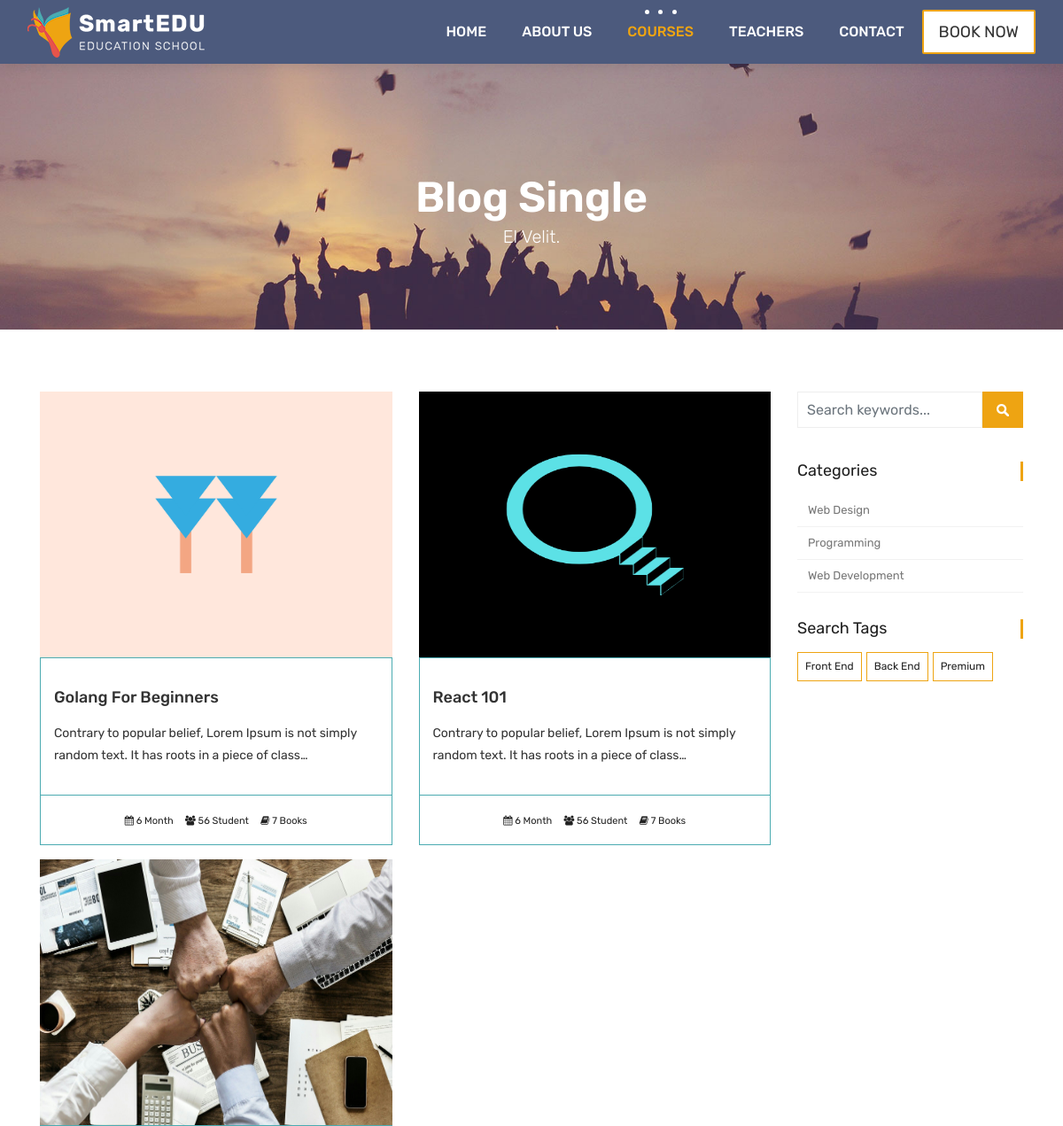
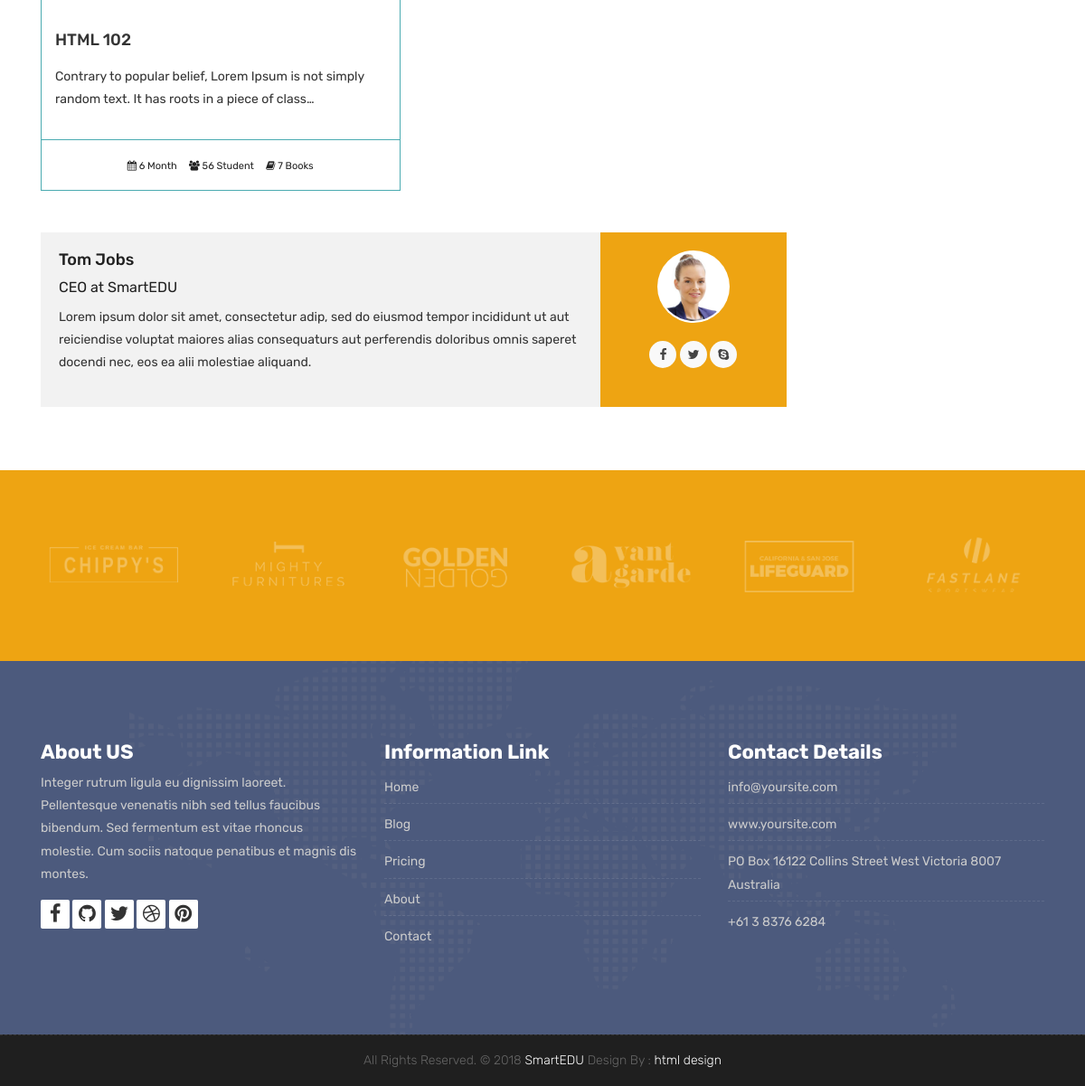
Page /courses/ on the committed database (2 pictures, top to bottom).
### courses/models.py (models this page shows, shortened)
class Course(models.Model):
    teacher = models.ForeignKey(Teacher, null=True, on_delete=models.CASCADE)
    name = models.CharField(max_length=200, unique=True)
    category = models.ForeignKey(Category, null=True, on_delete=models.DO_NOTHING)
    tags = models.ManyToManyField(Tag, blank=True, null=True)
    description = models.TextField(blank=True, null=True)
    image = models.ImageField(upload_to='courses/%Y/%m/%d/', default='courses/default_course_image.jpg')
    date = models.DateTimeField(auto_now=True)
    available = models.BooleanField(default=True)

class Category(models.Model):
    name = models.CharField(max_length=50, null=True)
    slug = models.SlugField(max_length=50, unique=True, null=True)

class Tag(models.Model):
    name = models.CharField(max_length=50, null=True)
    slug = models.SlugField(max_length=50, unique=True, null=True)

### courses/views.py (the view)
# urls.py: path('', views.course_list, name = 'courses'),
def course_list(request, category_slug = None, tags_slug = None):
        category_page = None
        tag_page = None
        categories = Category.objects.all()
        tags = Tag.objects.all()
        if category_slug != None:
            category_page = get_object_or_404(Category, slug = category_slug)
            courses = Course.objects.filter(available=True, category=category_page)
        elif tags_slug != None:
             tag_page = get_object_or_404(Tag, slug = tags_slug)
             courses = Course.objects.filter(available=True, tags = tag_page)
        else:
            courses = Course.objects.all().order_by('-date')
        context = {
            'courses': courses,
            'categories': categories,
            'tags':tags,
        }
        return render(request, 'courses.html', context)

### templates/courses.html
{% extends 'partials/_base.html' %}
{% load static %}
{% block content %}
	<div class="all-title-box">
		<div class="container text-center">
			<h1>Blog Single<span class="m_1">el velit.</span></h1>
		</div>
	</div>
    <div id="overviews" class="section wb">
        <div class="container">
            <div class="row">
                <div class="col-lg-9 blog-post-single">
                    <div class="row">
						{% if courses %}
                        {% for course in courses %}
                        <div class="col-lg-6 col-md-6 col-12 mb-3">
                            <div class="course-item">
                                <div class="image-blog">
                                    <img style='width: 500px; height: 300px;' src="{{course.image.url}}" alt="" class="img-fluid">
                                </div>
                                <div class="course-br">
                                    <div class="course-title">
                                        <h2><a href="{% url 'course_detail' course.category.slug course.id %}" title="">{{course.name}}</a></h2>
                                    </div>
                                    <div class="course-desc">
                                        <p>{{course.description | truncatechars:100}}</p>
                                    </div>
                                </div>
                                <div class="course-meta-bot">
                                    <ul>
                                        <li><i class="fa fa-calendar" aria-hidden="true"></i> 6 Month</li>
                                        <li><i class="fa fa-users" aria-hidden="true"></i> 56 Student</li>
                                        <li><i class="fa fa-book" aria-hidden="true"></i> 7 Books</li>
                                    </ul>
                                </div>
                            </div>
                        </div>
                        {% endfor %}
						{% else %}
    						<p>Kurs bulunamadı.</p>
						{% endif %}
                    </div>
					<div class="blog-author">
						<div class="author-bio">
							<h3 class="author_name"><a href="#">Tom Jobs</a></h3>
							<h5>CEO at <a href="#">SmartEDU</a></h5>
							<p class="author_det">
								Lorem ipsum dolor sit amet, consectetur adip, sed do eiusmod tempor incididunt  ut aut reiciendise voluptat maiores alias consequaturs aut perferendis doloribus omnis saperet docendi nec, eos ea alii molestiae aliquand.
							</p>
						</div>
						<div class="author-desc">
							<img src="images/author.jpg" alt="about author">
							<ul class="author-social">
								<li><a href="#"><i class="fa fa-facebook"></i></a></li>
								<li><a href="#"><i class="fa fa-twitter"></i></a></li>
								<li><a href="#"><i class="fa fa-skype"></i></a></li>
							</ul>
						</div>
					</div>
                </div>
				<div class="col-lg-3 col-12 right-single">
					<div class="widget-search">
						<div class="site-search-area">
							<form method="get" id="site-searchform" action="{% url 'search' %}">
								<div>
									<input class="input-text form-control" name="search" id="search-k" placeholder="Search keywords..." type="text">
									<input id="searchsubmit" value="Search" type="submit">
								</div>
							</form>
						</div>
					</div>
					<div class="widget-categories">
						<h3 class="widget-title">Categories</h3>
						<ul>
							{% for category in categories %}
							<li><a href="{% url 'courses_by_category' category.slug %}">{{category.name}}</a></li>
							{% endfor %}
						</ul>
					</div>
					<div class="widget-tags">
						<h3 class="widget-title">Search Tags</h3>
						<ul class="tags">
							{% for tag in tags %}
							<li><a href="{% url 'courses_by_tags' tag.slug %}">
								{% if tag.slug in request.path %}
									<b>{{tag.name}}</b>
								{% else %}
									{{tag.name}}
								{% endif %}
							</a></li>
							{% endfor %}
						</ul>
					</div>
				</div>
            </div>
        </div>
    </div>
    <div class="parallax section dbcolor">
        <div class="container">
            <div class="row logos">
                <div class="col-md-2 col-sm-2 col-xs-6 wow fadeInUp">
                    <a href="#"><img src="images/logo_01.png" alt="" class="img-repsonsive"></a>
                </div>
                <div class="col-md-2 col-sm-2 col-xs-6 wow fadeInUp">
                    <a href="#"><img src="images/logo_02.png" alt="" class="img-repsonsive"></a>
                </div>
                <div class="col-md-2 col-sm-2 col-xs-6 wow fadeInUp">
                    <a href="#"><img src="images/logo_03.png" alt="" class="img-repsonsive"></a>
                </div>
                <div class="col-md-2 col-sm-2 col-xs-6 wow fadeInUp">
                    <a href="#"><img src="images/logo_04.png" alt="" class="img-repsonsive"></a>
                </div>
                <div class="col-md-2 col-sm-2 col-xs-6 wow fadeInUp">
                    <a href="#"><img src="images/logo_05.png" alt="" class="img-repsonsive"></a>
                </div>
                <div class="col-md-2 col-sm-2 col-xs-6 wow fadeInUp">
                    <a href="#"><img src="images/logo_06.png" alt="" class="img-repsonsive"></a>
                </div>
            </div>
        </div>
    </div>
{% endblock %}

### rows in the picture
Course: image (picture), name "Golang For Beginners", description "Contrary to popular belief, Lorem Ipsum is not simply random text. It has roots in a piece of class…"
Course: image (picture), name "React 101", description "Contrary to popular belief, Lorem Ipsum is not simply random text. It has roots in a piece of class…"
Course: image (picture), name "HTML 102", description "Contrary to popular belief, Lorem Ipsum is not simply random text. It has roots in a piece of class…"
Category: name "Web Design"
Category: name "Programming"
Category: name "Web Development"
Tag: name "Front End"
Tag: name "Back End"
Tag: name "Premium"
